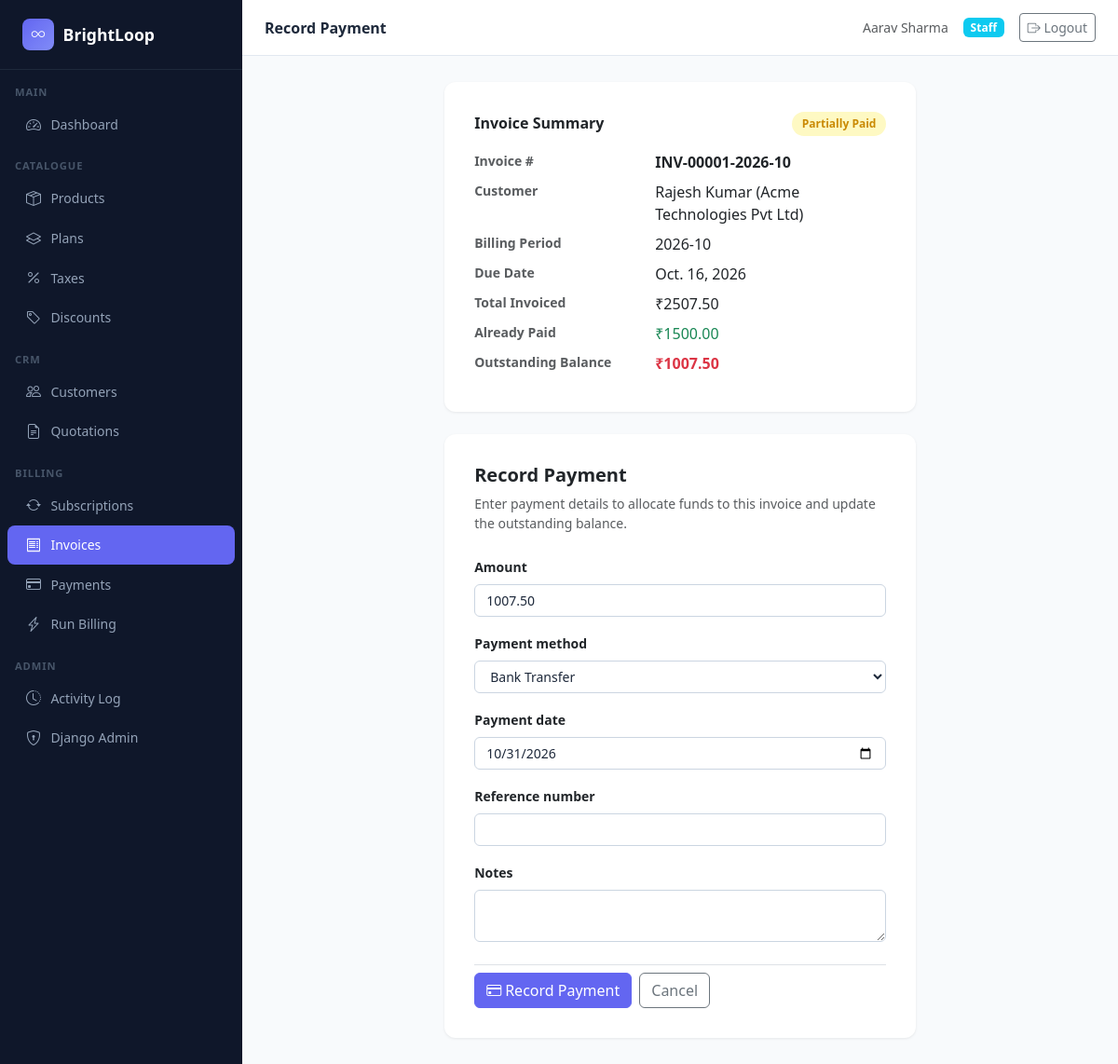
Screenshot of /billing/invoices/2/pay/ (signed in) with the database file from the repository.
### billing/models.py (models this page shows, shortened)
class Invoice(models.Model):
    STATUS_CHOICES = [
        ('DRAFT', 'Draft'),
        ('ISSUED', 'Issued'),
        ('PAID', 'Paid'),
        ('PARTIALLY_PAID', 'Partially Paid'),
        ('OVERDUE', 'Overdue'),
        ('VOID', 'Void'),
    ]
    subscription = models.ForeignKey(Subscription, on_delete=models.PROTECT, related_name='invoices')
    invoice_number = models.CharField(max_length=50, unique=True)
    billing_period_key = models.CharField(max_length=20)
    status = models.CharField(max_length=20, choices=STATUS_CHOICES, default='ISSUED')
    base_amount = models.DecimalField(max_digits=10, decimal_places=2)
    discount_amount = models.DecimalField(max_digits=10, decimal_places=2, default=Decimal('0.00'))
    tax_amount = models.DecimalField(max_digits=10, decimal_places=2, default=Decimal('0.00'))
    total_amount = models.DecimalField(max_digits=10, decimal_places=2)
    amount_paid = models.DecimalField(max_digits=10, decimal_places=2, default=Decimal('0.00'))
    issue_date = models.DateField()
    due_date = models.DateField()
    paid_date = models.DateField(null=True, blank=True)
    created_at = models.DateTimeField(auto_now_add=True)
    updated_at = models.DateTimeField(auto_now=True)
    @property
    def outstanding_balance(self):
        return self.total_amount - self.amount_paid
    class Meta:
        ordering = ['-issue_date']
        verbose_name = "Invoice"
        verbose_name_plural = "Invoices"
        unique_together = [('subscription', 'billing_period_key')]
        indexes = [
            models.Index(fields=['subscription', 'billing_period_key']),
            models.Index(fields=['status']),
            models.Index(fields=['due_date']),
        ]

### subscriptions/models.py (models this page shows, shortened)
class Subscription(models.Model):
    STATUS_CHOICES = [
        ('ACTIVE', 'Active'),
        ('PAUSED', 'Paused'),
        ('CANCELLED', 'Cancelled'),
        ('EXPIRED', 'Expired'),
    ]
    VALID_TRANSITIONS = {
        'ACTIVE': ['PAUSED', 'CANCELLED', 'EXPIRED'],
        'PAUSED': ['ACTIVE', 'CANCELLED'],
        'CANCELLED': [],
        'EXPIRED': [],
    }
    quotation = models.OneToOneField(
        Quotation, on_delete=models.PROTECT, related_name='subscription',
        help_text="Source quotation — enforces one subscription per quotation"
    )
    customer = models.ForeignKey(CustomerProfile, on_delete=models.PROTECT, related_name='subscriptions')
    plan = models.ForeignKey(SubscriptionPlan, on_delete=models.PROTECT, related_name='subscriptions')
    status = models.CharField(max_length=20, choices=STATUS_CHOICES, default='ACTIVE')
    billing_cycle = models.CharField(max_length=20)
    plan_price = models.DecimalField(max_digits=10, decimal_places=2)
    discount_amount = models.DecimalField(max_digits=10, decimal_places=2, default=Decimal('0.00'))
    tax_rate = models.DecimalField(max_digits=5, decimal_places=2, default=Decimal('0.00'))
    start_date = models.DateField()
    end_date = models.DateField(null=True, blank=True)
    next_billing_date = models.DateField()
    created_at = models.DateTimeField(auto_now_add=True)
    updated_at = models.DateTimeField(auto_now=True)
    class Meta:
        ordering = ['-created_at']
        verbose_name = "Subscription"
        verbose_name_plural = "Subscriptions"

### accounts/models.py (models this page shows)
class CustomerProfile(models.Model):
    user = models.OneToOneField(User, on_delete=models.CASCADE, related_name='customer_profile')
    company_name = models.CharField(max_length=200, blank=True)
    phone = models.CharField(max_length=20, blank=True)
    address = models.TextField(blank=True)
    gst_number = models.CharField(max_length=20, blank=True)
    created_at = models.DateTimeField(auto_now_add=True)
    updated_at = models.DateTimeField(auto_now=True)
    def __str__(self):
        return f"{self.user.get_full_name() or self.user.username} ({self.company_name})"
    class Meta:
        verbose_name = "Customer Profile"
        verbose_name_plural = "Customer Profiles"
        ordering = ['-created_at']

### billing/views.py (the view)
# urls.py: path('invoices/<int:pk>/pay/', views.record_payment_view, name='record_payment'),
@login_required
@staff_required
def record_payment_view(request, pk):
    invoice = get_object_or_404(Invoice, pk=pk)
    if invoice.status == 'VOID':
        messages.error(request, "Cannot record payment against a void invoice.")
        return redirect('billing:invoice_detail', pk=pk)
    if invoice.status == 'PAID':
        messages.error(request, "Invoice is already fully paid.")
        return redirect('billing:invoice_detail', pk=pk)
    if request.method == 'POST':
        form = PaymentForm(request.POST)
        if form.is_valid():
            amount = form.cleaned_data['amount']
            try:
                record_payment(
                    invoice=invoice,
                    amount=amount,
                    payment_method=form.cleaned_data['payment_method'],
                    payment_date=form.cleaned_data['payment_date'],
                    recorded_by=request.user,
                    reference_number=form.cleaned_data.get('reference_number', ''),
                    notes=form.cleaned_data.get('notes', ''),
                )
                messages.success(request, f"Payment of ₹{amount} recorded successfully.")
                return redirect('billing:invoice_detail', pk=pk)
            except ValueError as e:
                messages.error(request, str(e))
    else:
        form = PaymentForm(initial={'payment_date': date.today(), 'amount': invoice.outstanding_balance})
    return render(request, 'billing/record_payment.html', {
        'form': form,
        'invoice': invoice,
    })

### billing/forms.py
class PaymentForm(forms.Form):
    amount = forms.DecimalField(max_digits=10, decimal_places=2, min_value=Decimal('0.01'))
    payment_method = forms.ChoiceField(choices=Payment.METHOD_CHOICES)
    payment_date = forms.DateField(widget=forms.DateInput(attrs={'type': 'date'}))
    reference_number = forms.CharField(max_length=100, required=False)
    notes = forms.CharField(widget=forms.Textarea(attrs={'rows': 2}), required=False)

### billing/views.py (called while the page is built)
def staff_required(view_func):
    from functools import wraps
    @wraps(view_func)
    def wrapper(request, *args, **kwargs):
        if not request.user.is_authenticated:
            from django.conf import settings
            return redirect(settings.LOGIN_URL)
        if not (request.user.is_staff or request.user.is_superuser):
            raise PermissionDenied
        return view_func(request, *args, **kwargs)
    return wrapper

### templates/billing/record_payment.html (shortened to what this page needs)
{% extends "base.html" %}
{% block page_title %}Record Payment{% endblock %}
{% block content %}
<div class="row justify-content-center">
  <div class="col-lg-7">
    <div class="form-card mb-4">
      <div class="d-flex justify-content-between align-items-center mb-3">
        <h6 class="fw-semibold mb-0">Invoice Summary</h6>
        <span class="status-badge badge-{{ invoice.status|lower }}">{{ invoice.get_status_display }}</span>
      </div>
      <dl class="row mb-0">
        <dt class="col-5 text-muted small">Invoice #</dt>
        <dd class="col-7 fw-semibold">{{ invoice.invoice_number }}</dd>
        <dt class="col-5 text-muted small">Customer</dt>
        <dd class="col-7">{{ invoice.subscription.customer }}</dd>
        <dt class="col-5 text-muted small">Billing Period</dt>
        <dd class="col-7">{{ invoice.billing_period_key }}</dd>
        <dt class="col-5 text-muted small">Due Date</dt>
        <dd class="col-7 {% if invoice.status == 'OVERDUE' %}text-danger fw-semibold{% endif %}">{{ invoice.due_date }}</dd>
        <dt class="col-5 text-muted small">Total Invoiced</dt>
        <dd class="col-7">₹{{ invoice.total_amount|floatformat:2 }}</dd>
        <dt class="col-5 text-muted small">Already Paid</dt>
        <dd class="col-7 text-success">₹{{ invoice.amount_paid|floatformat:2 }}</dd>
        <dt class="col-5 text-muted small">Outstanding Balance</dt>
        <dd class="col-7 fw-bold {% if invoice.outstanding_balance > 0 %}text-danger{% else %}text-success{% endif %} fs-6">
          ₹{{ invoice.outstanding_balance|floatformat:2 }}
        </dd>
      </dl>
    </div>
    <div class="form-card payment-form-card">
      <h5 class="fw-semibold mb-2">Record Payment</h5>
      <p class="text-muted small mb-4">Enter payment details to allocate funds to this invoice and update the outstanding balance.</p>
      <form method="post" novalidate>
        {% for field in form %}
        <div class="mb-3">
          <label class="form-label fw-semibold small" for="{{ field.id_for_label }}">{{ field.label }}</label>
          {{ field }}
        </div>
        {% endfor %}
        <div class="d-flex gap-2 mt-4 pt-2 border-top">
          <button type="submit" class="btn btn-primary">
            <i class="bi bi-credit-card me-1"></i>Record Payment
          </button>
          <a href="{% url 'billing:invoice_detail' invoice.pk %}" class="btn btn-outline-secondary">
            Cancel
          </a>
        </div>
      </form>
    </div>
  </div>
</div>
{% endblock %}

### templates/base.html (shortened to what this page needs)
<!DOCTYPE html>
<html lang="en" data-bs-theme="light">
<head>
  <link href="https://cdn.jsdelivr.net/npm/bootstrap@5.3.3/dist/css/bootstrap.min.css" rel="stylesheet">
  <link href="https://cdn.jsdelivr.net/npm/bootstrap-icons@1.11.3/font/bootstrap-icons.min.css" rel="stylesheet">
</head>
<body>
{% if user.is_authenticated %}
<nav class="sidebar">
  <a class="sidebar-brand" href="{% url 'dashboard:index' %}">
    <div class="logo-circle"><i class="bi bi-infinity"></i></div>
    BrightLoop
  </a>
  <div class="pt-2">
    <div class="sidebar-section">Main</div>
    <a href="{% url 'dashboard:index' %}" class="nav-link {% if request.resolver_match.app_name == 'dashboard' %}active{% endif %}">
      <i class="bi bi-speedometer2"></i> Dashboard
    </a>
    {% if user.is_staff or user.is_superuser %}
    <div class="sidebar-section mt-2">Catalogue</div>
    <a href="{% url 'products:product_list' %}" class="nav-link {% if request.resolver_match.app_name == 'products' and 'plan' not in request.path and 'tax' not in request.path and 'discount' not in request.path %}active{% endif %}">
      <i class="bi bi-box-seam"></i> Products
    </a>
    <a href="{% url 'products:plan_list' %}" class="nav-link {% if 'plans' in request.path %}active{% endif %}">
      <i class="bi bi-layers"></i> Plans
    </a>
    <a href="{% url 'products:tax_list' %}" class="nav-link {% if 'taxes' in request.path %}active{% endif %}">
      <i class="bi bi-percent"></i> Taxes
    </a>
    <a href="{% url 'products:discount_list' %}" class="nav-link {% if 'discounts' in request.path %}active{% endif %}">
      <i class="bi bi-tag"></i> Discounts
    </a>
    <div class="sidebar-section mt-2">CRM</div>
    <a href="{% url 'accounts:customer_list' %}" class="nav-link {% if request.resolver_match.app_name == 'accounts' %}active{% endif %}">
      <i class="bi bi-people"></i> Customers
    </a>
    <a href="{% url 'quotations:quotation_list' %}" class="nav-link {% if request.resolver_match.app_name == 'quotations' %}active{% endif %}">
      <i class="bi bi-file-earmark-text"></i> Quotations
    </a>
    <div class="sidebar-section mt-2">Billing</div>
    <a href="{% url 'subscriptions:subscription_list' %}" class="nav-link {% if request.resolver_match.app_name == 'subscriptions' %}active{% endif %}">
      <i class="bi bi-arrow-repeat"></i> Subscriptions
    </a>
    <a href="{% url 'billing:invoice_list' %}" class="nav-link {% if 'invoices' in request.path %}active{% endif %}">
      <i class="bi bi-receipt"></i> Invoices
    </a>
    <a href="{% url 'billing:payment_list' %}" class="nav-link {% if 'payments' in request.path %}active{% endif %}">
      <i class="bi bi-credit-card"></i> Payments
    </a>
    <a href="{% url 'billing:run_billing' %}" class="nav-link {% if 'run-billing' in request.path %}active{% endif %}">
      <i class="bi bi-lightning-charge"></i> Run Billing
    </a>
    <div class="sidebar-section mt-2">Admin</div>
    <a href="{% url 'accounts:activity_log' %}" class="nav-link {% if 'activity' in request.path %}active{% endif %}">
      <i class="bi bi-clock-history"></i> Activity Log
    </a>
    <a href="/admin/" class="nav-link">
      <i class="bi bi-shield-lock"></i> Django Admin
    </a>
    {% endif %}
  </div>
</nav>
<div class="main-wrapper">
  <div class="topbar">
    <span class="page-title">{% block page_title %}BrightLoop{% endblock %}</span>
    <div class="d-flex align-items-center gap-3">
      <span class="text-muted small">{{ user.get_full_name|default:user.username }}</span>
      {% if user.is_superuser %}
        <span class="badge bg-danger">Admin</span>
      {% elif user.is_staff %}
        <span class="badge bg-info">Staff</span>
      {% else %}
        <span class="badge bg-secondary">Customer</span>
      {% endif %}
      <form method="post" action="{% url 'accounts:logout' %}" class="d-inline mb-0">
        <button type="submit" class="btn btn-sm btn-outline-secondary">
          <i class="bi bi-box-arrow-right"></i> Logout
        </button>
      </form>
    </div>
  </div>
  <div class="content-area">
    {% block content %}{% endblock %}
  </div>
</div>
{% else %}
  {% block auth_content %}{% endblock %}
{% endif %}
</body>
</html>

### templates/base.html (style rules this page uses)
:root { --sidebar-bg: #0f172a; --sidebar-text: #94a3b8; --sidebar-active: #6366f1; --sidebar-hover: #1e293b; --sidebar-width: 260px; --topbar-height: 60px; }
body { background: #f8fafc; font-family: 'Segoe UI', system-ui, sans-serif; }
.sidebar { position: fixed; top: 0; left: 0; bottom: 0; width: var(--sidebar-width); background: var(--sidebar-bg); z-index: 1000; overflow-y: auto; transition: transform .3s; }
.sidebar-brand { padding: 1.25rem 1.5rem; border-bottom: 1px solid #1e293b; color: #fff; font-size: 1.1rem; font-weight: 700; display: flex; align-items: center; gap: .6rem; text-decoration: none; }
.sidebar-brand .logo-circle { width: 34px; height: 34px; border-radius: 8px; background: linear-gradient(135deg, #6366f1, #818cf8); display: flex; align-items: center; justify-content: center; font-size: .9rem; color: #fff; }
.sidebar-section { padding: .5rem 1rem .25rem; font-size: .7rem; font-weight: 600; color: #475569; text-transform: uppercase; letter-spacing: .08em; }
.sidebar .nav-link { color: var(--sidebar-text); padding: .55rem 1.25rem; border-radius: 8px; margin: 1px 8px; display: flex; align-items: center; gap: .65rem; font-size: .875rem; transition: all .15s; }
.sidebar .nav-link.active { background: var(--sidebar-active); color: #fff; }
.sidebar .nav-link .bi { font-size: 1rem; }
.main-wrapper { margin-left: var(--sidebar-width); min-height: 100vh; display: flex; flex-direction: column; }
.topbar { height: var(--topbar-height); background: #fff; border-bottom: 1px solid #e2e8f0; display: flex; align-items: center; justify-content: space-between; padding: 0 1.5rem; position: sticky; top: 0; z-index: 100; }
.topbar .page-title { font-size: 1rem; font-weight: 600; color: #1e293b; }
.content-area { padding: 1.75rem; flex: 1; }
.badge-partially_paid { background: #fef9c3; color: #ca8a04; }
.status-badge { display: inline-flex; align-items: center; gap: .3rem; padding: .25rem .65rem; border-radius: 999px; font-size: .75rem; font-weight: 600; }
.btn-primary { background: #6366f1; border-color: #6366f1; }
.form-card { background: #fff; border-radius: 12px; padding: 2rem; box-shadow: 0 1px 3px rgba(0,0,0,.08); }

### templates/billing/record_payment.html (style rules this page uses)
.payment-form-card input[type="text"], .payment-form-card input[type="number"], .payment-form-card input[type="date"], .payment-form-card select, .payment-form-card textarea { display: block; width: 100%; padding: .375rem .75rem; font-size: .875rem; font-weight: 400; line-height: 1.5; color: #1e293b; background-color: #fff; background-clip: padding-box; border: 1px solid #cbd5e1; border-radius: .375rem; transition: border-color .15s ease-in-out, box-shadow .15s ease-in-out; }

### rows the page displays
Invoice: status "Partially Paid", invoice_number "INV-00001-2026-10", subscription.customer "Rajesh Kumar (Acme Technologies Pvt Ltd)", billing_period_key "2026-10", due_date "Oct. 16, 2026", total_amount "2507.50", amount_paid "1500.00", outstanding_balance "1007.50"

### other values shown
{{ user.get_full_name|default:user.username }} "Aarav Sharma"
{{ field.label }} "Amount" "Payment method" "Payment date" "Reference number" "Notes"
